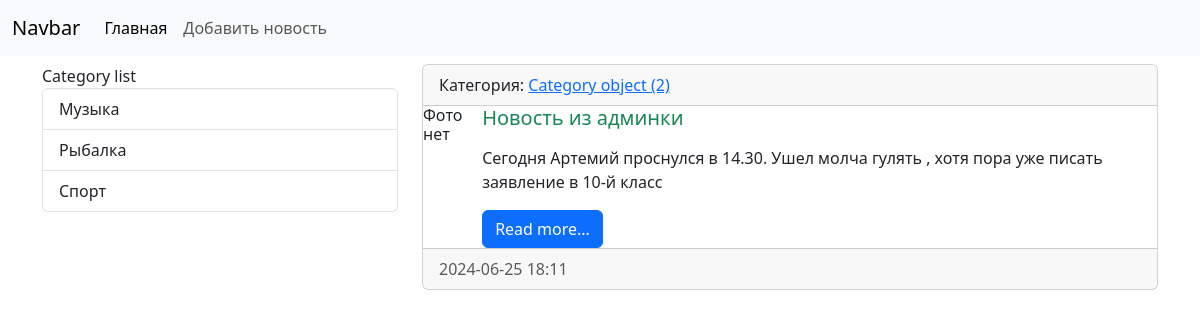
The app's page /news/news/4/ with its own data.
### News/models.py (models this page shows, shortened)
class Category(models.Model):
    title = models.CharField(max_length=150, db_index=True, verbose_name='Категория')
    class Meta:
        verbose_name = 'Категория'
        verbose_name_plural = 'Категория'
        ordering = ['title']

class News(models.Model):
    title = models.CharField(max_length=150, verbose_name='Заголовок')
    content = models.TextField(blank=True, verbose_name='Текст')
    created_at = models.DateTimeField(auto_now_add=True, verbose_name='Время создания')
    update_at = models.DateTimeField(auto_now=True, verbose_name='Время изменения')
    photo = models.ImageField(upload_to='media/%Y/%m/%d', verbose_name='Фото')
    is_published = models.BooleanField(default=True, verbose_name='Публикация')
    category = models.ForeignKey('Category', on_delete=models.PROTECT, null=True, verbose_name='Категория')
    class Meta:
        verbose_name='Новости'
        verbose_name_plural='Новости'
        ordering = ['-created_at']

### News/views.py (the view)
# urls.py: path('news/<int:news_id>/', view_news, name='View_news'),
def view_news(request, news_id):
    news_item = get_object_or_404(News, pk=news_id)
    context = {
        'news_item': news_item
    }
    return render(request,'News/view_news.html', context=context)

### News/templatetags/news_tags.py (called while the page is built)
@register.simple_tag(name='get_list_categories')
def get_categories():
    return Category.objects.all()

@register.inclusion_tag('news/list_categories.html')
def show_categories(arg1='Category', arg2='list'):
    categories = Category.objects.all()
    return {'categories': categories, 'arg1': arg1, 'arg2': arg2}

### News/templates/News/view_news.html (shortened to what this page needs)
{% extends 'base.html' %}
{% block sidebar %}
{% include 'inc/_sidebar.html' %}
{% endblock %}
{% block content %}
                        <div class="card mb-3">
                                <div class="card-header">
                                    Категория: <a href="{{ item.category.get_absolute.url }}">{{ news_item.category }}</a>
                                </div>
                                    <div class="media" style="display:flex">
                                        <div class="media-photo">
                                            {% if item.photo %}
                                            <img src="{{ news_item.photo.url }}" class="mr-3" width="350" alt="Photo">
                                            {% else %}
                                            <h6>Фото нет</h6>
                                            {% endif %}
                                        </div>
                                                <div class="media-body">
                                                    <h5 class="card-title {% cycle 'text-success' 'text-danger' 'text-primary' %}">{{ news_item.title }}</h5>
                                                    {% autoescape off %}
                                                    <p class="card-text">{{ news_item.content|truncatewords:60|linebreaks }}</p>
                                                    {% endautoescape %}
                                                    <a href="#" class="btn btn-primary">Read more...</a>
                                                </div>
                                    </div>
                                    <div class="card-footer text-body-secondary">
                                        {{ news_item.created_at|date:'Y-m-d H:i' }}
                                    </div>
                        </div>
{% endblock %}

### templates/base.html (shortened to what this page needs)
<!doctype html>
{% include 'inc/_nav.html' %}
{% load static %}
<html lang="en">
  <head>
      <link href="{% static 'css/style.css' %}" rel="stylesheet">
      <link href="https://cdn.jsdelivr.net/npm/bootstrap@5.3.3/dist/css/bootstrap.min.css" rel="stylesheet">
  </head>
  <body>
            <div class="container mb-3">
                <div class="row">
                    <div class="col-md-4">
                        {% block sidebar %}SIDEBAR{% endblock %}
                    </div>
               <div class="col-md-8">
                  {% block content %}CONTENT{% endblock %}
               </div>
                </div>
            </div>
    </body>
</html>

### templates/inc/_nav.html (shortened to what this page needs)
<nav class="navbar navbar-expand-lg bg-light">
    <div class="container-fluid">
       <a class="navbar-brand" href="{% url 'Home' %}">Navbar</a>
       <div class="collapse navbar-collapse" id="navbarNav">
         <ul class="navbar-nav">
           <li class="nav-item">
             <a class="nav-link active" aria-current="page" href="{% url 'Home' %}">Главная</a>
           </li>
           <li class="nav-item">
             <a class="nav-link" href="{% url 'Home' %}">Добавить новость</a>
           </li>
         </ul>
       </div>
    </div>
</nav>

### templates/inc/_sidebar.html (shortened to what this page needs)
{% load news_tags %}
<div class="list-group">
      {% show_categories %}
</div>

### News/templates/News/list_categories.html
{% load news_tags %}
<div class="list-group">
      {{ arg1 }} {{ arg2 }}
      {% get_list_categories as categories %}
    {% for cat in categories %}
    <a href="{{ cat.get_absolute.url }}" class="list-group-item list-group-item-action">{{ cat.title }}</a>
    {% endfor %}
</div>

### NewsProject/static/css/style.css (style rules this page uses)
body { background-color: #ccc; }

### records on screen
Category: title "Музыка"
Category: title "Рыбалка"
Category: title "Спорт"
News: category "Category object (2)", title "Новость из админки", content "Сегодня Артемий проснулся в 14.30. Ушел молча гулять , хотя пора уже писать заявление в 10-й класс", created_at "2024-06-25 18:11"

### other values on screen
{{ arg1 }} "Category"
{{ arg2 }} "list"
